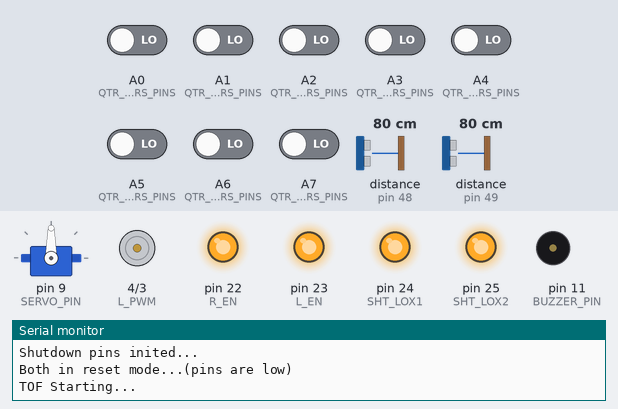
The sketch below on a simulated Arduino Mega 2560, built with avr-gcc and run on an emulated ATmega2560. Parts: servo, motor-driver pin pairs drawn as motors (green arrow = first pin HIGH = forward, orange = second pin HIGH = backward, longer = more drive), output pins drawn as LEDs (lit = HIGH), buzzer (waves = sounding, pin HIGH), the last lines printed to the serial monitor. The test bench sets the inputs (shaded band); at power-on: A0 (QTR_SENSORS_PINS), A1 (QTR_SENSORS_PINS), A2 (QTR_SENSORS_PINS), A3 (QTR_SENSORS_PINS), A4 (QTR_SENSORS_PINS), A5 (QTR_SENSORS_PINS), A6 (QTR_SENSORS_PINS), A7 (QTR_SENSORS_PINS) LOW, distance to the obstacle (sensors on pin 48, pin 49) 80 cm. The echo pulse lasts 58.3 µs per cm.

Above: at 2.7 s.
2.8 s: distance to the obstacle (sensor on pin 48) set to 42 cm
4.3 s: distance to the obstacle (sensor on pin 48) set to 34 cm
At 5.3 s:
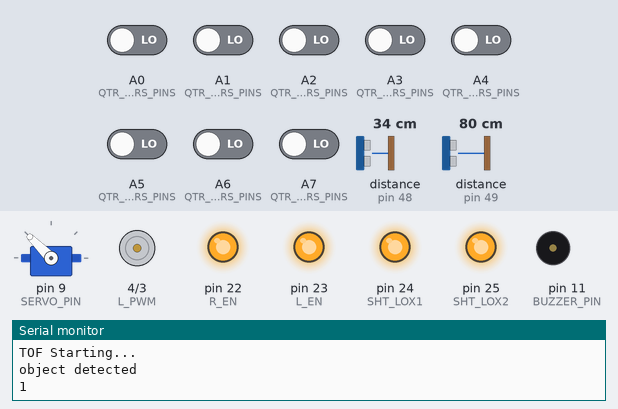
9.0 s: distance to the obstacle (sensor on pin 49) set to 2 cm
12.0 s: A0 (QTR_SENSORS_PINS) driven HIGH and A1 (QTR_SENSORS_PINS) driven HIGH and A2 (QTR_SENSORS_PINS) driven HIGH and A3 (QTR_SENSORS_PINS) driven HIGH and A4 (QTR_SENSORS_PINS) driven HIGH
At 13.2 s:
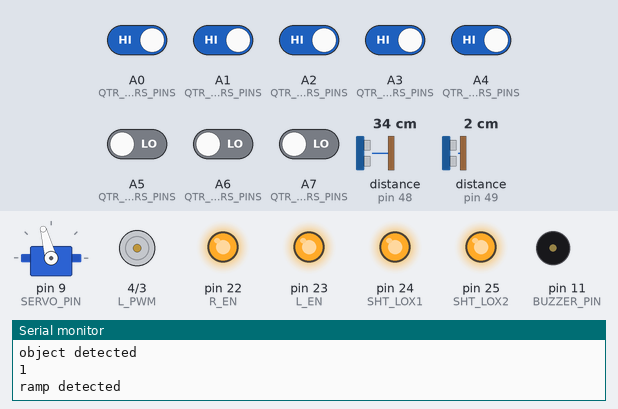
14.2 s: A2 (QTR_SENSORS_PINS) driven LOW
At 15.4 s:
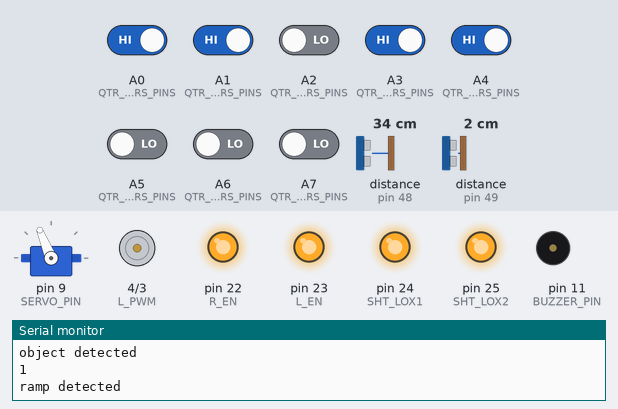
15.7 s: A0 (QTR_SENSORS_PINS) driven LOW
At 16.9 s:
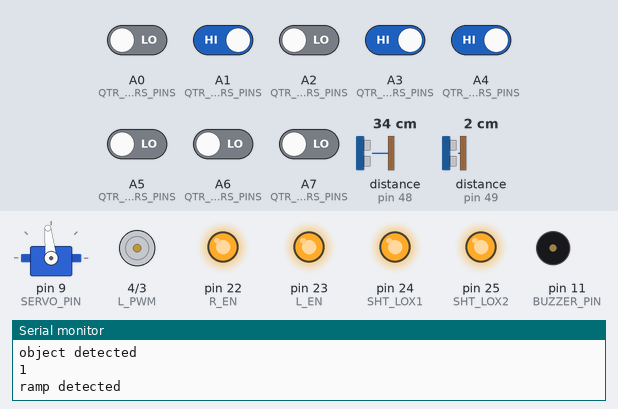
Timing chart, 0 to 18.2 s (numbered marks = the images above; inputs shaded):
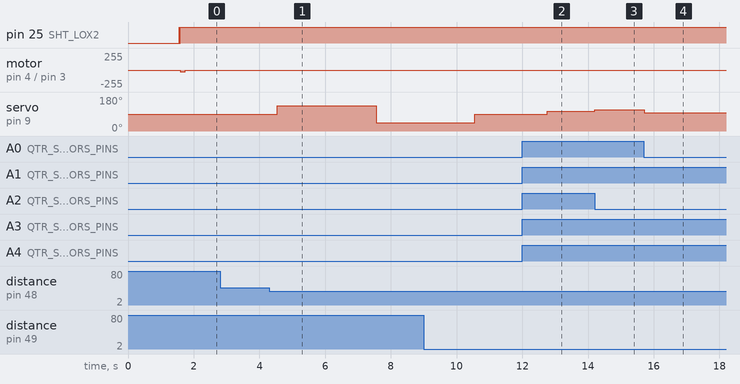

The sketch:

finalCodev1.ino
```cpp
//final code v1

//libraries
#include <QTRSensors.h>
#include "Adafruit_VL53L0X.h"
#include <Servo.h>
#include <PID_v1.h>
#include "pitches.h"


//global var for enabling functions
#pragma region virtual_delays
unsigned long motorStartStrong = 150;
unsigned long loopObjectDuration = 6000;
unsigned long loopObjectCurrent = 0;
unsigned long loopObjectStart = 0;
unsigned long rampDurationStart = 0;
unsigned long rampDuration = 2000;


#pragma endregion


bool activeCalibraton = false;
int objectLoopDirection = 135;
int objectLoopReverseDirection = 45;
bool stopCar = false;
bool firstTimeObject = false;
bool firstTimeRamp = false;


#pragma region Global_var

//values
int QtrPosition = -1;
int speed = 35;
int objectDistance = 400;
int rampDistance = 400;
int tofRampdif = 20;
int tofObjectDif = 50;
int qtrMinValForWhiteLine = 200;

int pidOutput=90;

Servo myservo;
//QTR
QTRSensors qtr;
const uint8_t SensorCount = 8;
uint16_t sensorValues[SensorCount];
uint16_t qtrCalManMin[SensorCount] = {320,320,320,320,320,320,320,320};
uint16_t qtrCalManMax[SensorCount] = {2500,2500,2500,2500,2500,2500,2500,2500};
uint16_t qtrCalMin[SensorCount] = {0};
uint16_t qtrCalMax[SensorCount] = {2500};


// Set the desired position on the line (e.g., center position)
const int desiredPosition = SensorCount * 1000 / 2;


// Define PID constants
const double Kp = 0.2;  // Proportional constant
const double Ki = 0.1;  // Integral constant
const double Kd = 0.1;  // Derivative constant

// Variables for PID control
int lastError = 0;
int integral = 0;

double input, output, setpoint;
PID pid(&input, &output, &setpoint, Kp, Ki, Kd, DIRECT);

//button

byte lastButtonState = 0;

//TOF
// address we will assign if dual sensor is present
#define LOX1_ADDRESS 0x30
#define LOX2_ADDRESS 0x31
//objects
Adafruit_VL53L0X lox1 = Adafruit_VL53L0X();
Adafruit_VL53L0X lox2 = Adafruit_VL53L0X();

VL53L0X_RangingMeasurementData_t measure1;
VL53L0X_RangingMeasurementData_t measure2;

//states

bool isObjectDetected = false;
bool isRampDetected = false;

#pragma endregion

//ports
#pragma region pins

//ultra

#define ULTRA_1_PING_PIN 26
#define ULTRA_1_ECHO_PIN 27

#define ULTRA_2_PING_PIN 28
#define ULTRA_2_ECHO_PIN 29

//motor
#define R_EN  22
#define R_PWM  3
#define L_EN  23
#define L_PWM  4

#define SERVO_PIN 9
//QTR
#define QTR_EMITTER_PIN  52
const uint8_t QTR_SENSORS_PINS[] = {A0,A1,A3,A4,A5,A6,A7,A2};

//TOF
//pins to shutdown sensors
#define SHT_LOX1 24
#define SHT_LOX2 25

#define BUTTON_PIN 30

#define BUZZER_PIN 11


#pragma endregion

int melody[] = {
  REST, REST, REST, REST, NOTE_E4, NOTE_A4, NOTE_C5,

  NOTE_B4, NOTE_A4, NOTE_C5, NOTE_A4, NOTE_B4, NOTE_A4, NOTE_F4, NOTE_G4,
  NOTE_E4, NOTE_E4, NOTE_A4, NOTE_C5,
  NOTE_B4, NOTE_A4, NOTE_C5, NOTE_A4, NOTE_C5, NOTE_A4, NOTE_E4, NOTE_DS4,

  NOTE_D4, NOTE_D4, NOTE_F4, NOTE_GS4,
  NOTE_B4, NOTE_D4, NOTE_F4, NOTE_GS4,
  NOTE_A4, NOTE_C4, NOTE_C4, NOTE_G4,
  NOTE_F4, NOTE_E4, NOTE_G4, NOTE_F4, NOTE_F4, NOTE_E4, NOTE_E4, NOTE_GS4,

  NOTE_A4, REST, NOTE_A4, NOTE_A4, NOTE_GS4,
  NOTE_G4, NOTE_B4, NOTE_A4, NOTE_F4,
  NOTE_E4, NOTE_E4, NOTE_G4, NOTE_E4,
  NOTE_D4, NOTE_D4, NOTE_D4, NOTE_F4, NOTE_DS4,

  NOTE_E4, REST, NOTE_E4, NOTE_A4, NOTE_C5,

  //repeat
  NOTE_B4, NOTE_A4, NOTE_C5, NOTE_A4, NOTE_B4, NOTE_A4, NOTE_F4, NOTE_G4,
  NOTE_E4, NOTE_E4, NOTE_A4, NOTE_C5,
  NOTE_B4, NOTE_A4, NOTE_C5, NOTE_A4, NOTE_C5, NOTE_A4, NOTE_E4, NOTE_DS4,

  NOTE_D4, NOTE_D4, NOTE_F4, NOTE_GS4,
  NOTE_B4, NOTE_D4, NOTE_F4, NOTE_GS4,
  NOTE_A4, NOTE_C4, NOTE_C4, NOTE_G4,
  NOTE_F4, NOTE_E4, NOTE_G4, NOTE_F4, NOTE_F4, NOTE_E4, NOTE_E4, NOTE_GS4,

  NOTE_A4, REST, NOTE_A4, NOTE_A4, NOTE_GS4,
  NOTE_G4, NOTE_B4, NOTE_A4, NOTE_F4,
  NOTE_E4, NOTE_E4, NOTE_G4, NOTE_E4,
  NOTE_D4, NOTE_D4, NOTE_D4, NOTE_F4, NOTE_DS4,

  NOTE_E4
};


int durations[] = {
  4, 8, 8, 8, 8, 8, 8,
  8, 8, 8, 8, 8, 8, 8, 8,
  2, 8, 8, 8,
  8, 8, 8, 8, 8, 8, 8, 8,

  2, 8, 8, 8,
  2, 8, 8, 8,
  2, 8, 8, 8,
  8, 8, 8, 8, 8, 8, 8, 8,

  2, 8, 8, 8, 8,
  2, 8, 8, 8,
  2, 8, 8, 8,
  2, 8, 8, 8, 8,

  2, 8, 8, 8, 8,

  //repeats
  8, 8, 8, 8, 8, 8, 8, 8,
  2, 8, 8, 8,
  8, 8, 8, 8, 8, 8, 8, 8,

  2, 8, 8, 8,
  2, 8, 8, 8,
  2, 8, 8, 8,
  8, 8, 8, 8, 8, 8, 8, 8,

  2, 8, 8, 8, 8,
  2, 8, 8, 8,
  2, 8, 8, 8,
  2, 8, 8, 8, 8,

  2
};
long ultra1GetDistance(){
   long duration, cm;
   pinMode(ULTRA_1_PING_PIN, OUTPUT);
   digitalWrite(ULTRA_1_PING_PIN, LOW);
   delayMicroseconds(2);
   digitalWrite(ULTRA_1_PING_PIN, HIGH);
   delayMicroseconds(10);
   digitalWrite(ULTRA_1_PING_PIN, LOW);
   pinMode(ULTRA_1_ECHO_PIN, INPUT);
   duration = pulseIn(ULTRA_1_ECHO_PIN, HIGH);
   cm = duration / 29 / 2;
   return cm;
}


long ultra2GetDistance(){
   long duration, cm;
   pinMode(ULTRA_2_PING_PIN, OUTPUT);
   digitalWrite(ULTRA_2_PING_PIN, LOW);
   delayMicroseconds(2);
   digitalWrite(ULTRA_2_PING_PIN, HIGH);
   delayMicroseconds(10);
   digitalWrite(ULTRA_2_PING_PIN, LOW);
   pinMode(ULTRA_1_ECHO_PIN, INPUT);
   duration = pulseIn(ULTRA_2_ECHO_PIN, HIGH);
   cm = duration / 29 / 2;
   return cm;
}


void motorInit(){
 pinMode(R_EN, OUTPUT);
 pinMode(R_PWM, OUTPUT);
 pinMode(L_EN, OUTPUT);
 pinMode(L_PWM, OUTPUT);
 digitalWrite(R_EN, HIGH);
 digitalWrite(L_EN, HIGH);
}

void motorGo(){
  analogWrite(L_PWM, 0);
  delayMicroseconds(100);
  analogWrite(R_PWM, speed);

}

void motorGo(int mySpeed){
  analogWrite(L_PWM, 0);
  delayMicroseconds(100);
  analogWrite(R_PWM, mySpeed);
}
void motorStop(){
  analogWrite(L_PWM, LOW);
  analogWrite(R_PWM, LOW);
}

void qtrSensorInit(){
    // configure the sensors
  qtr.setTypeRC();
  qtr.setSensorPins(QTR_SENSORS_PINS, SensorCount);
  qtr.setEmitterPin(QTR_EMITTER_PIN);

  delay(500);
  pinMode(LED_BUILTIN, OUTPUT);
  digitalWrite(LED_BUILTIN, HIGH); // turn on Arduino's LED to indicate we are in calibration mode

  // 2.5 ms RC read timeout (default) * 10 reads per calibrate() call
  // = ~25 ms per calibrate() call.
  // Call calibrate() 400 times to make calibration take about 10 seconds.
  for (uint16_t i = 0; i < 400; i++)
  {
    qtr.calibrate();
  }
  digitalWrite(LED_BUILTIN, LOW); // turn off Arduino's LED to indicate we are through with calibration

  // print the calibration minimum values measured when emitters were on
  for (uint8_t i = 0; i < SensorCount; i++)
  {
    Serial.print(qtr.calibrationOn.minimum[i]);
    Serial.print(' ');
    qtrCalMin[i] = qtr.calibrationOn.minimum[i];
  }
  Serial.println();

  // print the calibration maximum values measured when emitters were on
  for (uint8_t i = 0; i < SensorCount; i++)
  {
    Serial.print(qtr.calibrationOn.maximum[i]);
    Serial.print(' ');
    qtrCalManMax[i] = qtr.calibrationOn.maximum[i];
  }
  Serial.println();
  Serial.println();

  qtrMinValForWhiteLine = qtrCalMin[5] + qtrMinValForWhiteLine;
  delay(1000);
}

void qtrSensorInitWithoutCal(){
    // configure the sensors
  qtr.setTypeRC();
  qtr.setSensorPins(QTR_SENSORS_PINS, SensorCount);
  qtr.setEmitterPin(QTR_EMITTER_PIN);

  delay(500);
  qtr.calibrate();

  // qtr.resetCalibration();
  // print the calibration minimum values measured when emitters were on
  for (uint8_t i = 0; i < SensorCount; i++)
  {
    qtr.calibrationOn.minimum[i] = 188;
    Serial.print(qtr.calibrationOn.minimum[i]);
    Serial.print(' ');
  }
  Serial.println();

  // print the calibration maximum values measured when emitters were on
  for (uint8_t i = 0; i < SensorCount; i++)
  {
    qtr.calibrationOn.maximum[i] = 2500;
    Serial.print(qtr.calibrationOn.maximum[i]);
    Serial.print(' ');
  }
  qtr.calibrationOn.minimum = qtrCalManMin;
  qtr.calibrationOn.maximum = qtrCalManMax;

  Serial.println();
  Serial.println();

  qtrMinValForWhiteLine = qtrCalMin[5] + qtrMinValForWhiteLine;

  delay(1000);
}

void servoInit(){
  myservo.attach(SERVO_PIN);
  myservo.write(90);
}

void servoMove(int degree){
  if(degree >= 45 && degree <= 135)
    myservo.write(degree);
  else
    Serial.println("!!!!!! ******** ---------> wrong value for servo");
}

// Function to calculate the PID output
double calculatePID(int position)
{
  int error = position - desiredPosition;
  integral += error;
  int derivative = error - lastError;
  lastError = error;

  double pid = Kp * error + Ki * integral + Kd * derivative;
  Serial.println(pid);
  return pid;
}

void pidInit(){
  pid.SetMode(AUTOMATIC);
  pid.SetOutputLimits(0, 7000);
  pid.SetSampleTime(50);
}

void readLine(){
    // read calibrated sensor values and obtain a measure of the line position
  // from 0 to 5000 (for a white line, use readLineWhite() instead)
  int tempPosition = 0;
  for(int i=0;i< 1 ; i++){
    tempPosition += qtr.readLineWhite(sensorValues);
  }
  tempPosition /= 1;

  QtrPosition = tempPosition;
  input = QtrPosition;


  // print the sensor values as numbers from 0 to 1000, where 0 means maximum
  // reflectance and 1000 means minimum reflectance, followed by the line
  // position
  // for (uint8_t i = 0; i < SensorCount; i++)
  // {
  //   Serial.print(sensorValues[i]);
  //   Serial.print('\t');
  // }
  // Serial.print(QtrPosition);
  // Serial.print('\t');


  // delay(50);
}

bool isSeeingLine(){
  readLine();
  for(int i = 0;i <8 ; i++){
    if(sensorValues[i] < qtrCalManMin[i]){
      return true;
    }
  }
  return false;
}


void followLinePID(){
  readLine();
  // Serial.println(position);
  int degree = 90;
  if(isSeeingLine && !isRampDetected){
    pid.Compute();

    if(output < desiredPosition){
      degree = map(output, 0, desiredPosition, 45, 90);
    }
    else if(output > desiredPosition){
      degree = map(output, desiredPosition, 7000, 90, 135);
    }
    else{
      degree = 90;
    }

    // degree = map(QtrPosition, 0, 7000, 45, 135);
  }
  else if(!isSeeingLine && isRampDetected){
    degree = 90;
  }
  else{
    pid.Compute();

    if(output < desiredPosition){
      degree = map(output, 0, desiredPosition, 45, 90);
    }
    else if(output > desiredPosition){
      degree = map(output, desiredPosition, 7000, 90, 135);
    }
    else{
      degree = 90;
    }
  }
  //check the value
  if(degree > 135){
    degree = 135;
  }
  else if(degree < 45){
    degree = 45;
  }
  if (degree >= 45 && degree <= 135)
  {
    if(degree > 85 && degree < 95)
      speed = 30;
    else
      speed = 25;
    servoMove(degree);
  }
  // delay(150);
}


void followLine(){
  readLine();
  // Serial.println(position);
  int degree = 90;
  if(isSeeingLine && !isRampDetected){

    if(QtrPosition < 3000){
      degree = map(QtrPosition, 0, 3000, 50, 90);
    }
    else if(QtrPosition > 4000){
      degree = map(QtrPosition, 4000, 7000, 95, 135);
    }
    // else{
    //   degree = 90;
    // }


    // degree = map(QtrPosition, 0, 7000, 45, 135);
  }
  else if(!isSeeingLine && isRampDetected){
    degree = 90;
  }
  else if(isRampDetected && rampDurationStart + 2000 > millis()){
      degree = 90;
  }
  else{
    if(QtrPosition < 3000){
      degree = map(QtrPosition, 0, 3000, 45, 90);
    }
    else if(QtrPosition > 4000){
      degree = map(QtrPosition, 4000, 7000, 90, 135);
    }
    // else{
    //   degree = 90;
    // }
  }
  //final check for not breaking the servo
  // Serial.println(degree);
  if (degree >= 45 && degree <= 135)
  {
    if(degree < 80 && degree > 100)
      speed = 25;
    else
      speed = 28;
    servoMove(degree);
  }
  // delay(150);
}

#pragma region tof_useless

void tofSetIds(){
  // all reset
  digitalWrite(SHT_LOX1, LOW);
  digitalWrite(SHT_LOX2, LOW);
  delay(10);
  // all unreset
  digitalWrite(SHT_LOX1, HIGH);
  digitalWrite(SHT_LOX2, HIGH);
  delay(10);

  // activating LOX1 and resetting LOX2
  digitalWrite(SHT_LOX1, HIGH);
  digitalWrite(SHT_LOX2, LOW);

  // initing LOX1
  if(!lox1.begin(LOX1_ADDRESS)) {
    Serial.println(F("Failed to boot first VL53L0X"));
    while(1);
  }
  delay(10);

  // activating LOX2
  digitalWrite(SHT_LOX2, HIGH);
  delay(10);

  //initing LOX2
  if(!lox2.begin(LOX2_ADDRESS)) {
    Serial.println(F("Failed to boot second VL53L0X"));
    while(1);
  }
  lox1.configSensor(4);
  lox2.configSensor(4);


}
void tofInit(){

  pinMode(SHT_LOX1, OUTPUT);
  pinMode(SHT_LOX2, OUTPUT);

  Serial.println(F("Shutdown pins inited..."));

  digitalWrite(SHT_LOX1, LOW);
  digitalWrite(SHT_LOX2, LOW);

  Serial.println(F("Both in reset mode...(pins are low)"));


  Serial.println(F("TOF Starting..."));
  tofSetIds();

}


void readTofsensors() {

  lox1.rangingTest(&measure1, false); // pass in 'true' to get debug data printout!
  lox2.rangingTest(&measure2, false); // pass in 'true' to get debug data printout!

  // print sensor one reading
  // Serial.print(F("1: "));
  // if(measure1.RangeStatus != 4 && measure1.RangeMilliMeter != 8191) {     // if not out of range
  //   Serial.print(measure1.RangeMilliMeter);
  // } else {
  //   Serial.print(F("Out of range"));
  // }

  // Serial.print(F(" "));

  // print sensor two reading
  // Serial.print(F("2: "));
  // if(measure2.RangeStatus != 4 && measure1.RangeMilliMeter != 8191) {
  //   Serial.print(measure2.RangeMilliMeter);
  // } else {
  //   Serial.print(F("Out of range"));
  // }

  // Serial.println();
}

#pragma endregion

void detectObject(){
  bool result = false;
  for(int i = 0;i< 3;i++)
  {
    readTofsensors();
    int val1 = measure1.RangeMilliMeter;
    int val2 = measure2.RangeMilliMeter;


    // long val1 = ultra1GetDistance();
    // long val2 = ultra2GetDistance();

    // Serial.println(val1);
    // Serial.println(val2);


    if(val2 > objectDistance
        && val1 < objectDistance
        // && val1 - val2 < tofObjectDif
        && !isRampDetected
        ){
          result = true;
    }
    else
    {
      isObjectDetected = false;
      return;
    }

  }
  Serial.println(F("object detected"));
  isObjectDetected = result;
  Serial.println(result);

}

void loopTheObject(){
  readLine();
  loopObjectCurrent = millis();
  loopObjectStart = loopObjectStart == 0 ?   loopObjectCurrent : loopObjectStart;

  if(loopObjectCurrent <= loopObjectStart + loopObjectDuration/2){
    servoMove(objectLoopDirection);
    speed = 25;
    isObjectDetected = true;
//TODO change to see side sensor
  }else if(loopObjectCurrent < loopObjectStart + loopObjectDuration){
    servoMove(objectLoopReverseDirection);
    speed = 25;
    isObjectDetected = true;
  }
  else{
    loopObjectStart = 0;
    isObjectDetected = false;
    firstTimeObject = true;
  }
}

bool endOfLine(){
  for(int j = 0;j<2;j++){
    readLine();
    for(int i = 0;i < SensorCount ; i++){
      if(sensorValues[i] > 600) return false;
    }
  }
  stopCar = true;


  return true;

}

void detectRamp(){
  bool result = false;
  if(isRampDetected && rampDurationStart + rampDuration < millis()){
    rampDurationStart = 0;
    isRampDetected = false;
    return;
  }
  else if(!isRampDetected){
    for(int i = 0;i< 3;i++)
      {
        readTofsensors();
        int val1 = measure1.RangeMilliMeter;
        int val2 = measure2.RangeMilliMeter;
        // Serial.println(val1);
        // Serial.println(val2);
        // Serial.println("------------------------------->");


        // long val1 = ultra1GetDistance();
        // long val2 = ultra2GetDistance();

        if(val2 < rampDistance
            && val1 < rampDistance
            && val2 != 0
            && !isObjectDetected
            // && val1 - val2 > tofRampdif
            )
        {
          rampDurationStart = millis();
          result = true;
        }
        else
        {
          // isRampDetected = false;
          return;
        }

      }
      Serial.println(F("ramp detected"));
      firstTimeRamp = true;
      isRampDetected = result;
  }


  // speed = 50;
}

void startCar(){

//here we check if object detected we will loop the object untile loop the object become false which means we passed the object
//if we didnt detect the object we will detect it
  // isObjectDetected = isObjectDetected ? loopTheObject() : detectObject();
  endOfLine();
  // Serial.println("start car");

  if(isObjectDetected){
    firstTimeObject = true;
    loopTheObject();
    // Serial.println("loop object");

  }
  else{
    if(!firstTimeObject)
      detectObject();
    if(!firstTimeRamp)
      detectRamp();
  }

  // Serial.print(isObjectDetected);
  // Serial.println(speed);
  if(!isObjectDetected)  followLine();
  else{readLine();}

  speed = isRampDetected  ? 80 : speed;

  if(stopCar){
    motorStop();
  }
  else{
    motorGo(speed);

  }

  // if(!endOfLine()) motorGo(speed);

}

void readButton() {
  // Read the button state
  bool currentButtonState = digitalRead(BUTTON_PIN);

  // Check if the button state has changed
  if (currentButtonState != lastButtonState) {
    // Update the button state
    stopCar = !stopCar;
    // delay(15);
    Serial.println("button");
  }
}

void setup() {
  // put your setup code here, to run once:

  Serial.begin(9600);
  pinMode(BUZZER_PIN, OUTPUT);


  motorInit();
  activeCalibraton ?  qtrSensorInit() : qtrSensorInitWithoutCal();
  servoInit();
  tofInit();
  // pinMode(BUTTON_PIN, INPUT);    // Set the button pin as input

  motorGo(25);

}
void loop() {
  // put your main code here, to run repeatedly:

  // readLine();

  // followLine();

  // motorGo(speed);
  // readButton();
  startCar();

  // if(stopCar){
  //     int size = sizeof(durations) / sizeof(int);

  // for (int note = 0; note < size; note++) {
  //   //to calculate the note duration, take one second divided by the note type.
  //   //e.g. quarter note = 1000 / 4, eighth note = 1000/8, etc.
  //   int duration = 1000 / durations[note];
  //   tone(BUZZER_PIN, melody[note], duration);

  //   //to distinguish the notes, set a minimum time between them.
  //   //the note's duration + 30% seems to work well:
  //   int pauseBetweenNotes = duration * 1.30;
  //   delay(pauseBetweenNotes);

  //   //stop the tone playing:
  //   noTone(BUZZER_PIN);
  // }
  // }


  //  stopCar ? motorStop() : startCar();
  // detectObject();
  // long dis1 =  ultra1GetDistance();
  // long dis2 =  ultra2GetDistance();


  // Serial.println(dis1);
  // Serial.println(dis2);


  // readTofsensors();
  // delay(250);


}
```

Measured:
- the behaviour switches between 40 and 39 cm on distance to the obstacle (sensor on pin 48) (found by bisection; images 0 and 1)
- after the input at 2.8 s, every drawn part: stays the same
- after the input at 4.3 s, servo on pin 9 (SERVO_PIN): 90° → 135° after 0.25 s, → 45° 3.0 s later
- after the input at 12.0 s, servo on pin 9 (SERVO_PIN): 90° → 105° after 0.76 s
- after the input at 14.2 s, servo on pin 9 (SERVO_PIN): 105° → 112° at once
- after the input at 15.7 s, servo on pin 9 (SERVO_PIN): 112° → 96° at once
